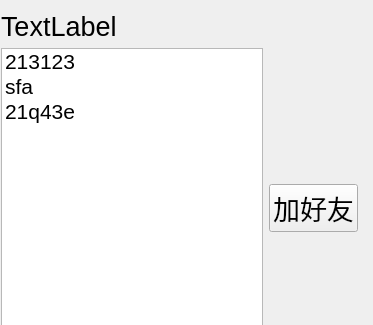
<?xml version="1.0" encoding="UTF-8"?>
<ui version="4.0">
 <class>Online</class>
 <widget class="QWidget" name="Online">
  <property name="geometry">
   <rect>
    <x>0</x>
    <y>0</y>
    <width>373</width>
    <height>325</height>
   </rect>
  </property>
  <property name="windowTitle">
   <string>Form</string>
  </property>
  <widget class="QWidget" name="">
   <property name="geometry">
    <rect>
     <x>1</x>
     <y>11</y>
     <width>357</width>
     <height>394</height>
    </rect>
   </property>
   <layout class="QHBoxLayout" name="horizontalLayout">
    <item>
     <layout class="QVBoxLayout" name="verticalLayout_2">
      <item>
       <widget class="QLabel" name="name_lb">
        <property name="font">
         <font>
          <family>Arial</family>
          <pointsize>20</pointsize>
         </font>
        </property>
        <property name="text">
         <string>TextLabel</string>
        </property>
       </widget>
      </item>
      <item>
       <widget class="QListWidget" name="online_lw">
        <property name="font">
         <font>
          <pointsize>16</pointsize>
         </font>
        </property>
        <item>
         <property name="text">
          <string>213123</string>
         </property>
        </item>
        <item>
         <property name="text">
          <string>sfa</string>
         </property>
        </item>
        <item>
         <property name="text">
          <string>21q43e</string>
         </property>
        </item>
       </widget>
      </item>
     </layout>
    </item>
    <item>
     <layout class="QVBoxLayout" name="verticalLayout">
      <item>
       <spacer name="verticalSpacer">
        <property name="orientation">
         <enum>Qt::Vertical</enum>
        </property>
        <property name="sizeHint" stdset="0">
         <size>
          <width>20</width>
          <height>40</height>
         </size>
        </property>
       </spacer>
      </item>
      <item>
       <widget class="QPushButton" name="addFriend_pb">
        <property name="font">
         <font>
          <family>Arial</family>
          <pointsize>20</pointsize>
         </font>
        </property>
        <property name="text">
         <string>加好友</string>
        </property>
       </widget>
      </item>
      <item>
       <spacer name="verticalSpacer_2">
        <property name="orientation">
         <enum>Qt::Vertical</enum>
        </property>
        <property name="sizeHint" stdset="0">
         <size>
          <width>20</width>
          <height>40</height>
         </size>
        </property>
       </spacer>
      </item>
     </layout>
    </item>
   </layout>
  </widget>
 </widget>
 <resources/>
 <connections/>
</ui>
